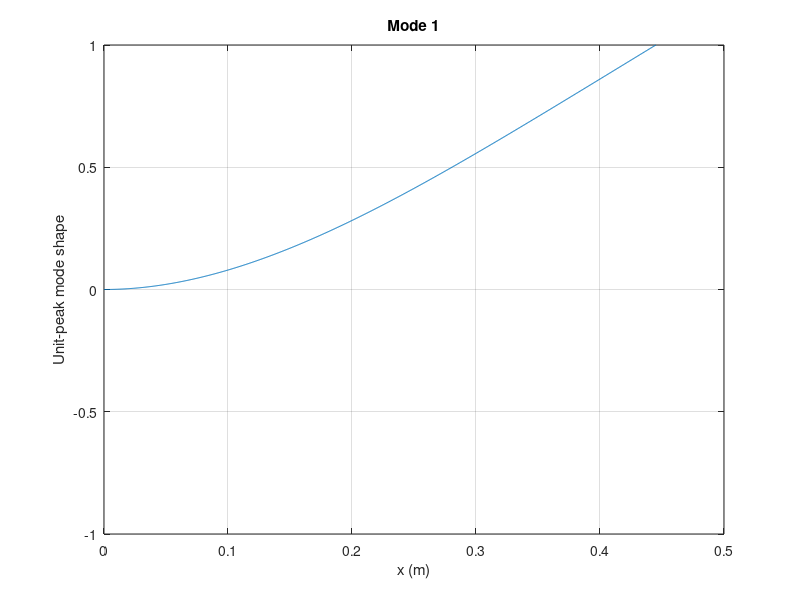
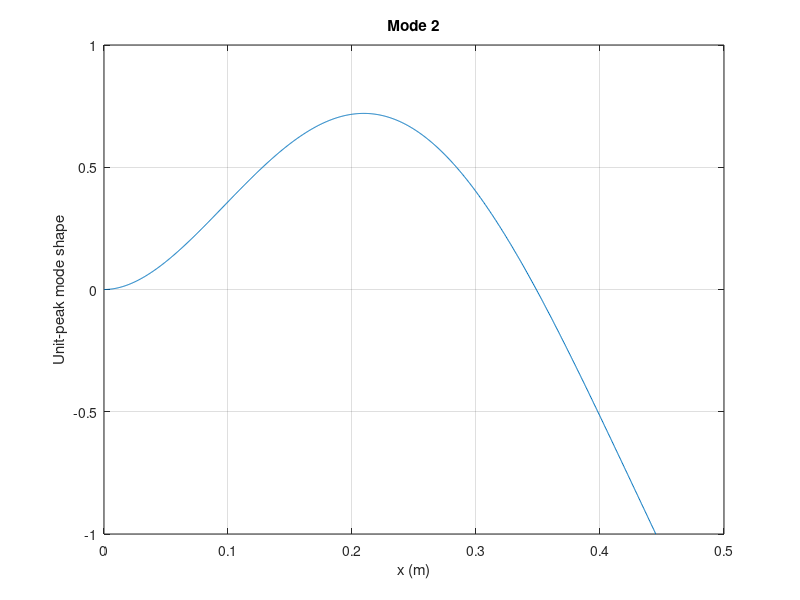
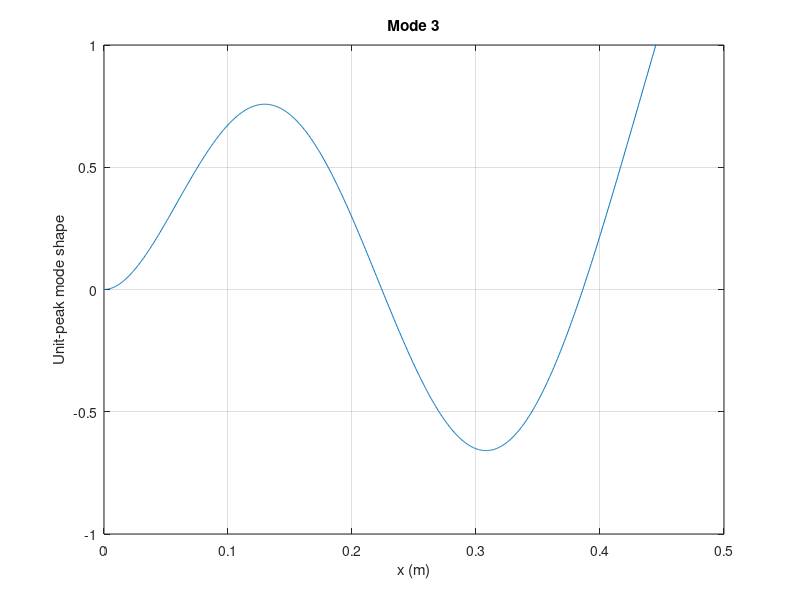
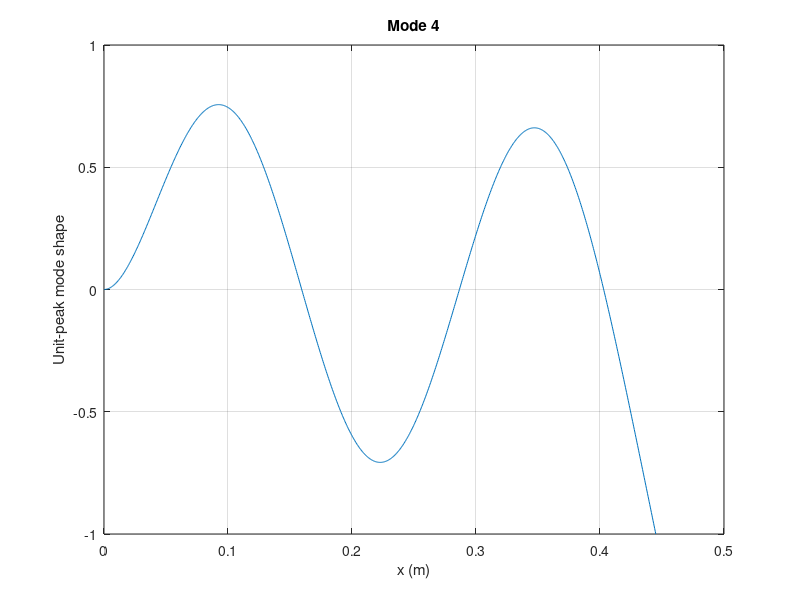

MATLAB code to generate these figures, in order: (Note: this script raises an error after producing the figures.)
clear; clc; close all
L=0.445; h=0.003; b=0.037; E=200e9; rho=7850; N=5;
A=b*h; m=rho*A; I=b*h^3/12; EI=E*I; a=(EI/m)^(1/4);
z=zeros(1,N);
for j=1:N
    z(j)=fzero(@(v) cos(v)+1/cosh(v),[(j-0.75)*pi,(j-0.25)*pi]);
end
gamma=z/L; omega=a^2*gamma.^2; f=omega/(2*pi);
beta=(cosh(z)+cos(z))./(sinh(z)+sin(z));
x=linspace(0,L,1001); W=zeros(N,numel(x));
for j=1:N
    q=gamma(j)*x;
    W(j,:)=cosh(q)-cos(q)-beta(j)*(sinh(q)-sin(q));
    W(j,:)=W(j,:)/sqrt(trapz(x,W(j,:).^2)/L);
end
Wplot=W./max(abs(W),[],2);
for j=1:N
    figure; plot(x,Wplot(j,:)); ylim([-1 1]); grid on
    xlabel('x (m)'); ylabel('Unit-peak mode shape'); title(sprintf('Mode %d',j))
end
figure; plot(x,Wplot'); ylim([-1 1]); grid on; xlabel('x (m)'); ylabel('Unit-peak mode shape')
legend('1','2','3','4','5')
G=zeros(N);
for j=1:N
    for k=1:N
        G(j,k)=trapz(x,W(j,:).*W(k,:))/L;
    end
end
disp(table((1:N)',z',gamma',omega',f',beta','VariableNames', ...
    {'j','z','gamma_per_m','omega_rad_s','f_Hz','beta'}))
disp('A, m, I, EI, a'); disp([A,m,I,EI,a]); disp(G)
